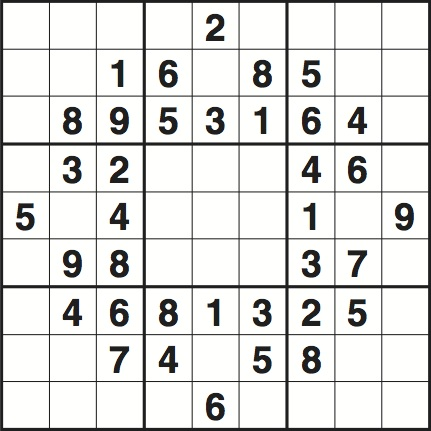
#> input picture training_images/sudoku.jpg, 431 x 431 px, found by its file name
$ python sudoku_train.py   (Python 2 division)
#> lines starting #> are read from the running program, lines starting #| are printed output that depends on the picture; after the words box and inside, x2 and y2 are one past the last pixel; in counts of white or black regions, pixels touching at a corner belong together

import numpy as np
import cv2

#putting coordinates of square in specific order--NW,NE,SE,SW
def rectify(h):
    #reshaping h from 4x1x2 to 4x2
	h = h.reshape((4,2))
    #defining array hnew of 4x2 of datatype float
	hnew = np.zeros((4,2),dtype = np.float32)

	add = h.sum(1)
	hnew[0] = h[np.argmin(add)]
	hnew[2] = h[np.argmax(add)]

	diff = np.diff(h,axis = 1)
	hnew[1] = h[np.argmin(diff)]
	hnew[3] = h[np.argmax(diff)]

	return hnew


#list of all images for training
images = ['training_images\sudoku.jpg', 'training_images\sudoku2.jpg', 'training_images\sudoku3.jpg', 'training_images\sudoku4.jpg',
        'training_images\sudoku5.jpg', 'training_images\sudoku6.jpg', 'training_images\sudoku7.jpg', 'training_images\sudoku7.jpg',
        'training_images\sudoku9.jpg']

#defining list for samples and responses
samples =  np.empty((0, 1600))
responses = []

#iterating over each image
for idx,image in enumerate(images):

    #reading image
    img = cv2.imread(image)
#> img is the input picture: shape (431, 431, 3); mean B, G, R 221.5, 223.2, 223.1

    #converting image into grayscale
    gray = cv2.cvtColor(img,cv2.COLOR_BGR2GRAY)

    #blurring image and taking adaptive threshold of grayscale image
    blur = cv2.GaussianBlur(gray,(5,5),0)
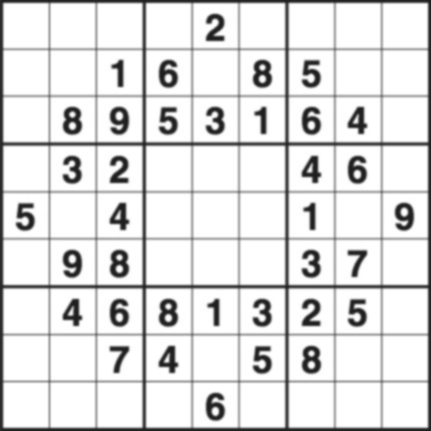
#> blur: shape (431, 431); min 30, max 255, mean 223.1
    thresh = cv2.adaptiveThreshold(blur,255,1,1,11,2)
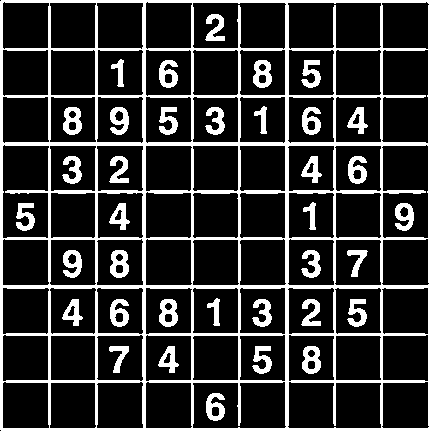
#> thresh: shape (431, 431); 19.8% white; 37 white regions

    #getting all contours in contours array
    contours, heirarchy = cv2.findContours(thresh, cv2.RETR_TREE, cv2.CHAIN_APPROX_SIMPLE)
#> contours = 134 contours; largest, box (x1, y1, x2, y2) and area: (0, 0, 431, 431) 184899, (287, 381, 382, 429) 4156, (192, 381, 287, 429) 4156, (381, 49, 429, 144) 4154, (287, 2, 382, 50) 4152
    #finding contour with greatest area
    biggest = None
    max_area = 0
    for i in contours:
        area = cv2.contourArea(i)
        arc = cv2.arcLength(i,True)
        approx = cv2.approxPolyDP(i, 0.02*arc, True)
        if area > max_area and len(approx) == 4:
            #biggest holds coordinates of largest square which helps us to exract sudoku square
            biggest = approx
            max_area = area
#> this loop made 134 passes
#> (area, arc, biggest, max_area) on pass 1: (184899, 1718.8, [[1, 0], [0, 429], [430, 430], [430, 0]], 184899)
#> (area, arc, approx) on passes 2, 3, 8, 9, 10, 11: (2073.5, 181.9, [[50, 383], [94, 382], [96, 426], [50, 428]]), (2119.5, 184.7, [[427, 381], [429, 426], [383, 428], [382, 383]]), (2117, 183.3, [[147, 381], [191, 383], [190, 428], [145, 427]]), (2082.5, 185.6, [[141, 381], [143, 427], [97, 428], [96, 384]]), (2119.5, 183.9, [[4, 381], [48, 383], [48, 428], [2, 427]]), (2026.5, 179.9, [[335, 336], [379, 335], [381, 379], [336, 380]])
#> after the loop, max_area = 184899


    #getting coordinates in specific order
    sq_old = rectify(biggest)
#> in rectify, `h = h.reshape((4,2))`: h = [[1, 0], [0, 429], [430, 430], [430, 0]]
#> in rectify, `add = h.sum(1)`: add = [1, 429, 860, 430]
#> in rectify, `diff = np.diff(h,axis = 1)`: diff = [-1, 429, 0, -430]
#> sq_old = [[1, 0], [430, 0], [430, 430], [0, 429]]

    #creating array for transformation
    sq_new = np.array([ [0,0],[359,0],[359,359],[0,359] ],np.float32)

    #transforming extracted image into an image of 360x360
    trans = cv2.getPerspectiveTransform(sq_old,sq_new)
#> trans = [[0.839, 0.00196, -0.839], [-2.58e-19, 0.839, 1.11e-16], [5.42e-06, 5.45e-06, 1]]
    new_img = cv2.warpPerspective(gray,trans,(360,360))
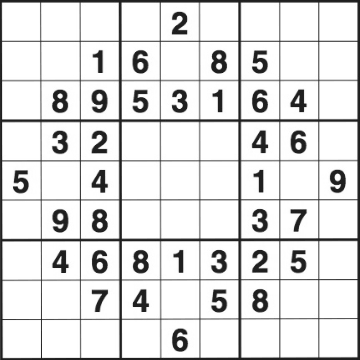
#> new_img: shape (360, 360); min 25, max 255, mean 223.3
    #displaing extracted image
    cv2.imshow('Extracted Image',new_img)
    cv2.waitKey(0)

    #blurring image and taking adaptive threshold of extracted image
    new_blur = cv2.GaussianBlur(new_img,(5,5),0)
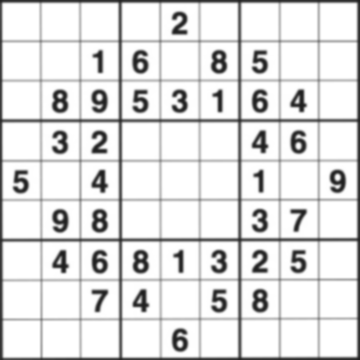
#> new_blur: shape (360, 360); min 31, max 255, mean 223.4
    new_thresh = cv2.adaptiveThreshold(new_blur,255,1,1,11,2)
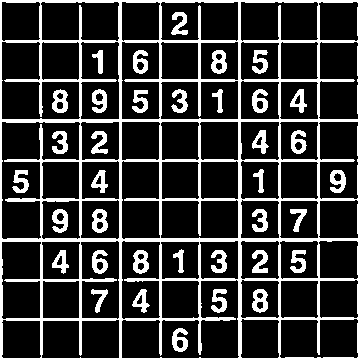
#> new_thresh: shape (360, 360); 21.5% white; 37 white regions, largest, box (x1, y1, x2, y2) and area: (0, 0, 360, 360) 20148, (92, 209, 108, 233) 250, (133, 250, 149, 274) 249


    # keyboard mappings for 0-9; user may type in this range when prompted
    keys = [i for i in range(48, 58)]
#> keys = [48, 49, 50, 51, 52, 53, 54, 55, 56, 57]

    #h: height  w: width    of the small square to be selected
    h = 40
    w = 40
    sm_new = np.array([ [0,0],[39,0],[39,39],[0,39] ],np.float32)
    for i in range(0,9):
        for j in range(0,9):
            #x and y are the top left coordinates of each small square
            x = j*40
            y = i*40
            #hl:horizontal left     hr:horizontal right     vu:vertical up  vd:vertical down
            #these are the adjusted coordinatesof small square
            #this is done to remove the lineson the edges
            hl = x + 2
            hr = x + w - 3
            vu = y + 2
            vd = y + h - 3

            #draw the bounding box on the image
            #cv2.rectangle(new_img, (x, y), (x+w, y+h), (0, 0, 255), 1)

            #roi: region of interest
            roi = new_thresh[vu:vd, hl:hr]
            #resizing roi
            roi_small = cv2.resize(roi, (40, 40))

            sm_old = np.array([[hl,vu],[hr,vu],[hr,vd],[hl,vd]],np.float32)
            #print(sm_old)

            #transforming small square into 40x40 to display
            sm_trans = cv2.getPerspectiveTransform(sm_old,sm_new)
            sm_warp = cv2.warpPerspective(new_img,sm_trans,(40,40))
            cv2.imshow('Square Pixel',sm_warp)
            print ("Enter digit for " + str(i) + "," + str(j))
            #waiting for user to enter the right value of small square
            key = cv2.waitKey(0)

            if key == 27:
#> (the run stopped early here; a loop or call above may not have finished)
